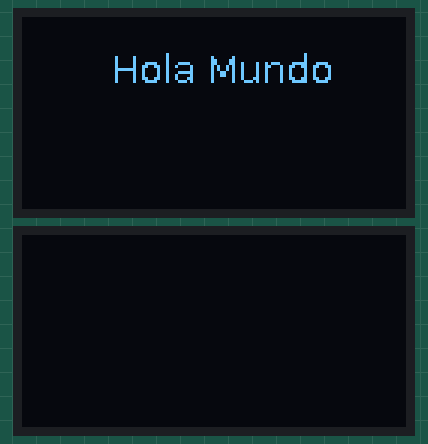
This program was run on a simulated Raspberry Pi (BCM pin numbers). Parts: 2 × 128×64 one-colour display. The camera gives no picture and a still takes 0.5 s; what the program prints to the terminal is not drawn. At 13.8 s the program stops and its outputs stay as they are.

Above: at 0.5 s.
At 2.6 s:
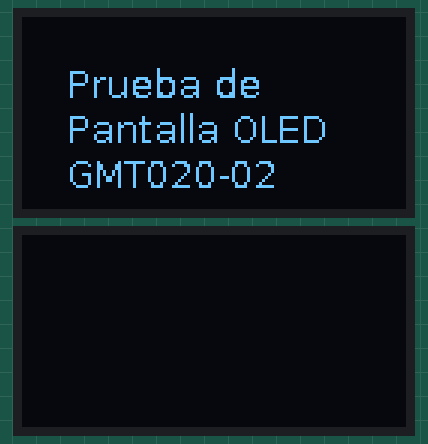
At 11.3 s:
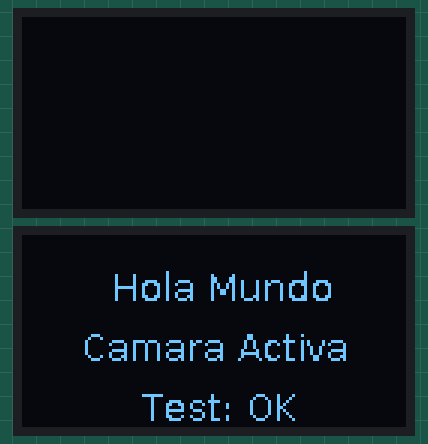

Measured:
- what the display in image 0 shows lasts 2.0 s, from 0.5 s to 2.5 s
- what the display in image 2 shows lasts 2.5 s, from 11.3 s to 13.8 s

The program:

test.py
```python
#!/usr/bin/env python3
"""
Script Simple - Prueba Básica de Pantalla y Cámara
Ideal para verificar que todo está conectado correctamente
"""

import time
import sys

def test_display():
    """Prueba la pantalla OLED"""
    print("\n" + "=" * 60)
    print("PRUEBA 1: Pantalla OLED GMT020-02")
    print("=" * 60)

    try:
        from display import Display

        print("[INIT] Inicializando pantalla...")
        display = Display()

        print("[TEST] Mostrando 'Hola Mundo'...")
        display.clear()
        display.show_text("Hola Mundo", x=30, y=10)
        print("✓ Pantalla funcionando correctamente")

        time.sleep(2)

        print("[TEST] Mostrando múltiples líneas...")
        display.clear()
        display.show_multiline_text(
            "Prueba de\nPantalla OLED\nGMT020-02",
            x=15, y=15, line_spacing=15
        )
        print("✓ Texto multilínea funciona")

        time.sleep(2)

        print("[CLEANUP] Cerrando pantalla...")
        display.clear()
        display.cleanup()
        print("✓ Test de pantalla completado\n")
        return True

    except Exception as e:
        print(f"✗ Error en test de pantalla: {e}")
        return False


def test_camera():
    """Prueba la cámara"""
    print("=" * 60)
    print("PRUEBA 2: Cámara Raspberry Pi")
    print("=" * 60)

    try:
        from camera import Camera

        print("[INIT] Inicializando cámara...")
        camera = Camera()

        print("[TEST] Capturando foto de prueba...")
        photo_file = "/home/pi/test_photo.jpg"
        if camera.capture_photo(photo_file):
            print(f"✓ Foto capturada: {photo_file}")
        else:
            print("✗ No se pudo capturar la foto")
            return False

        print("[TEST] Obteniendo frames...")
        frames_captured = 0
        for i in range(30):
            frame = camera.get_frame()
            if frame is not None:
                frames_captured += 1
            time.sleep(0.033)

        print(f"✓ Frames capturados: {frames_captured}/30")

        print("[CLEANUP] Cerrando cámara...")
        camera.cleanup()
        print("✓ Test de cámara completado\n")
        return True

    except Exception as e:
        print(f"✗ Error en test de cámara: {e}")
        return False


def test_integration():
    """Prueba integrada de pantalla y cámara"""
    print("=" * 60)
    print("PRUEBA 3: Integración Pantalla + Cámara")
    print("=" * 60)

    try:
        from display import Display
        from camera import Camera

        display = Display()
        camera = Camera()

        print("[TEST] Mostrando datos en vivo...")
        display.clear()
        display.show_text("Hola Mundo", x=30, y=10)
        display.show_text("Camara Activa", x=20, y=30)
        display.show_text("Test: OK", x=40, y=50)

        for i in range(5):
            frame = camera.get_frame()
            if frame is not None:
                print(f"  Frame {i+1}/5 capturado - Shape: {frame.shape}")
            time.sleep(0.5)

        print("✓ Integración funciona correctamente")

        display.cleanup()
        camera.cleanup()
        print("✓ Test de integración completado\n")
        return True

    except Exception as e:
        print(f"✗ Error en test de integración: {e}")
        return False


def main():
    """Ejecuta todas las pruebas"""
    print("\n")
    print("╔" + "=" * 58 + "╗")
    print("║" + " " * 58 + "║")
    print("║" + "  Pruebas de Hardware - Raspberry Pi Zero 2W".center(58) + "║")
    print("║" + " " * 58 + "║")
    print("╚" + "=" * 58 + "╝")

    results = []

    # Test de pantalla
    results.append(("Pantalla OLED", test_display()))
    time.sleep(1)

    # Test de cámara
    results.append(("Cámara", test_camera()))
    time.sleep(1)

    # Test de integración
    results.append(("Integración", test_integration()))

    # Resumen
    print("=" * 60)
    print("RESUMEN DE PRUEBAS")
    print("=" * 60)

    for name, passed in results:
        status = "✓ PASÓ" if passed else "✗ FALLÓ"
        print(f"{name:<30} {status}")

    all_passed = all(result[1] for result in results)
    print("=" * 60)

    if all_passed:
        print("\n✓ TODAS LAS PRUEBAS PASARON - Sistema listo para usar")
        print("\nEjecuta: python3 main.py\n")
    else:
        print("\n✗ ALGUNAS PRUEBAS FALLARON - Revisa las conexiones")
        print("Consulta el README.md para solucionar problemas\n")

    return 0 if all_passed else 1


if __name__ == "__main__":
    sys.exit(main())
```

display.py
```python
"""
Módulo para controlar la pantalla OLED GMT020-02 Ver1.1
Utiliza el controlador SSD1306 vía SPI
"""

import time
import board
import busio
import digitalio
from PIL import Image, ImageDraw, ImageFont
from adafruit_ssd1306 import SSD1306_SPI
from config import DISPLAY_CONFIG, DEBUG

class Display:
    def __init__(self):
        """Inicializa la conexión con la pantalla OLED"""
        self.width = DISPLAY_CONFIG['width']
        self.height = DISPLAY_CONFIG['height']
        self.rst_pin = DISPLAY_CONFIG['rst_pin']
        self.dc_pin = DISPLAY_CONFIG['dc_pin']
        self.cs_pin = DISPLAY_CONFIG['cs_pin']
        self.spi_baudrate = DISPLAY_CONFIG['spi_baudrate']

        self.display = None
        self.image = None
        self.draw = None
        self.font = None

        self._init_display()

    def _board_pin(self, pin_number):
        """Convierte un número BCM a un pin board para digitalio."""
        try:
            return getattr(board, f"D{pin_number}")
        except AttributeError:
            raise ValueError(f"Pin GPIO{pin_number} no válido en board")

    def _init_display(self):
        """Inicializa la conexión SPI y la pantalla"""
        try:
            spi = busio.SPI(board.SCLK, MOSI=board.MOSI)
            while not spi.try_lock():
                pass
            try:
                spi.configure(baudrate=self.spi_baudrate, phase=0, polarity=0)
            finally:
                spi.unlock()

            dc = digitalio.DigitalInOut(self._board_pin(self.dc_pin))
            dc.direction = digitalio.Direction.OUTPUT
            reset = digitalio.DigitalInOut(self._board_pin(self.rst_pin))
            reset.direction = digitalio.Direction.OUTPUT
            cs = digitalio.DigitalInOut(self._board_pin(self.cs_pin))
            cs.direction = digitalio.Direction.OUTPUT

            # Reset físico del display
            reset.value = True
            time.sleep(0.1)
            reset.value = False
            time.sleep(0.1)
            reset.value = True
            time.sleep(0.1)

            self.display = SSD1306_SPI(
                self.width,
                self.height,
                spi,
                dc,
                reset,
                cs,
                baudrate=self.spi_baudrate,
            )

            self.display.fill(0)
            self.display.show()

            self.image = Image.new('1', (self.width, self.height))
            self.draw = ImageDraw.Draw(self.image)

            try:
                self.font = ImageFont.truetype("/usr/share/fonts/truetype/dejavu/DejaVuSans.ttf", 12)
            except Exception:
                self.font = ImageFont.load_default()

            if DEBUG:
                print("[DISPLAY] Pantalla inicializada correctamente")
                print(f"[DISPLAY] Resolución: {self.width}x{self.height}")
        except Exception as e:
            print(f"[ERROR] Error al inicializar la pantalla: {e}")
            raise

    def show_text(self, text, x=0, y=0, fill='white'):
        """
        Muestra texto en la pantalla

        Args:
            text: Texto a mostrar
            x: Posición X
            y: Posición Y
            fill: Color ('white' o 'black')
        """
        try:
            fill_value = 1 if fill == 'white' else 0

            self.draw.text((x, y), text, font=self.font, fill=fill_value)
            self.display.image(self.image)
            self.display.show()

            if DEBUG:
                print(f"[DISPLAY] Texto mostrado: '{text}' en posición ({x}, {y})")
        except Exception as e:
            print(f"[ERROR] Error al mostrar texto: {e}")

    def clear(self):
        """Limpia la pantalla"""
        try:
            self.image = Image.new('1', (self.width, self.height))
            self.draw = ImageDraw.Draw(self.image)
            self.display.image(self.image)
            self.display.show()

            if DEBUG:
                print("[DISPLAY] Pantalla limpiada")
        except Exception as e:
            print(f"[ERROR] Error al limpiar la pantalla: {e}")

    def show_image(self, image_path):
        """
        Muestra una imagen en la pantalla

        Args:
            image_path: Ruta de la imagen a mostrar
        """
        try:
            img = Image.open(image_path)

            # Redimensionar a la resolución de la pantalla
            img = img.resize((self.width, self.height))

            # Convertir a modo 1 (blanco y negro)
            img = img.convert('1')

            self.display.image(img)
            self.display.show()

            if DEBUG:
                print(f"[DISPLAY] Imagen mostrada: {image_path}")
        except Exception as e:
            print(f"[ERROR] Error al mostrar imagen: {e}")

    def show_multiline_text(self, text, x=0, y=0, line_spacing=15, fill='white'):
        """
        Muestra texto en múltiples líneas

        Args:
            text: Texto a mostrar (puede contener saltos de línea)
            x: Posición X inicial
            y: Posición Y inicial
            line_spacing: Espacio entre líneas
            fill: Color
        """
        try:
            fill_value = 1 if fill == 'white' else 0

            lines = text.split('\n')
            current_y = y

            for line in lines:
                self.draw.text((x, current_y), line, font=self.font, fill=fill_value)
                current_y += line_spacing

            self.display.image(self.image)
            self.display.show()

            if DEBUG:
                print(f"[DISPLAY] Texto multilinea mostrado")
        except Exception as e:
            print(f"[ERROR] Error al mostrar texto multilinea: {e}")

    def cleanup(self):
        """Limpia los recursos de la pantalla"""
        try:
            if self.display:
                self.display.fill(0)
                self.display.show()
            if DEBUG:
                print("[DISPLAY] Recursos limpios")
        except Exception as e:
            print(f"[ERROR] Error al limpiar recursos: {e}")
```

camera.py
```python
"""
Módulo para controlar la cámara de la Raspberry Pi
Soporta captura de fotos y video
"""

import time
from picamera2 import Picamera2
from config import CAMERA_CONFIG, DEBUG

class Camera:
    def __init__(self):
        """Inicializa la cámara"""
        self.camera = None
        self.is_recording = False
        self._init_camera()

    def _init_camera(self):
        """Inicializa la conexión con la cámara"""
        try:
            self.camera = Picamera2()

            # Configurar resolución
            config = self.camera.create_video_configuration(
                main={"size": CAMERA_CONFIG['resolution']},
                raw={"size": self.camera.sensor_resolution}
            )
            self.camera.configure(config)

            # Iniciar cámara
            self.camera.start()

            # Esperar a que se estabilice
            time.sleep(2)

            if DEBUG:
                print("[CAMERA] Cámara inicializada correctamente")
                print(f"[CAMERA] Resolución: {CAMERA_CONFIG['resolution']}")
                print(f"[CAMERA] FPS: {CAMERA_CONFIG['framerate']}")

        except Exception as e:
            print(f"[ERROR] Error al inicializar la cámara: {e}")
            raise

    def capture_photo(self, filename):
        """
        Captura una foto

        Args:
            filename: Nombre del archivo para guardar la foto

        Returns:
            bool: True si la captura fue exitosa, False en caso contrario
        """
        try:
            if not self.camera:
                print("[ERROR] Cámara no inicializada")
                return False

            self.camera.capture_file(filename)

            if DEBUG:
                print(f"[CAMERA] Foto capturada: {filename}")
            return True

        except Exception as e:
            print(f"[ERROR] Error al capturar foto: {e}")
            return False

    def start_recording(self, filename):
        """
        Inicia la grabación de video

        Args:
            filename: Nombre del archivo para guardar el video

        Returns:
            bool: True si la grabación inició correctamente
        """
        try:
            if not self.camera:
                print("[ERROR] Cámara no inicializada")
                return False

            if self.is_recording:
                print("[ADVERTENCIA] Grabación ya en curso")
                return False

            self.camera.start_recording('h264', filename)
            self.is_recording = True

            if DEBUG:
                print(f"[CAMERA] Grabación iniciada: {filename}")
            return True

        except Exception as e:
            print(f"[ERROR] Error al iniciar grabación: {e}")
            return False

    def stop_recording(self):
        """
        Detiene la grabación de video

        Returns:
            bool: True si la grabación se detuvo correctamente
        """
        try:
            if not self.camera or not self.is_recording:
                print("[ADVERTENCIA] No hay grabación activa")
                return False

            self.camera.stop_recording()
            self.is_recording = False

            if DEBUG:
                print("[CAMERA] Grabación detenida")
            return True

        except Exception as e:
            print(f"[ERROR] Error al detener grabación: {e}")
            return False

    def get_frame(self):
        """
        Obtiene el frame actual de la cámara

        Returns:
            numpy.ndarray: Array con los datos de la imagen
        """
        try:
            if not self.camera:
                print("[ERROR] Cámara no inicializada")
                return None

            frame = self.camera.capture_array()
            return frame

        except Exception as e:
            print(f"[ERROR] Error al obtener frame: {e}")
            return None

    def cleanup(self):
        """Limpia los recursos de la cámara"""
        try:
            if self.camera:
                if self.is_recording:
                    self.stop_recording()
                self.camera.close()
                if DEBUG:
                    print("[CAMERA] Cámara cerrada")
        except Exception as e:
            print(f"[ERROR] Error al cerrar cámara: {e}")
```

config.py
```python
# Configuración de pines GPIO y parámetros de la aplicación

# Configuración de la pantalla GMT020-02
DISPLAY_CONFIG = {
    'width': 128,           # Ancho en píxeles
    'height': 64,           # Alto en píxeles
    'rst_pin': 4,           # GPIO4 para Reset
    'dc_pin': 27,           # GPIO27 para Data/Command
    'cs_pin': 22,           # GPIO22 para Chip Select
    'spi_baudrate': 8000000,# Baudrate SPI recomendado
}

# Configuración de la cámara
CAMERA_CONFIG = {
    'resolution': (640, 480),  # Resolución de captura
    'framerate': 90,              # Fotogramas por segundo
    'rotation': 0,                # Rotación en grados
}

# Modo de depuración
DEBUG = True
```
